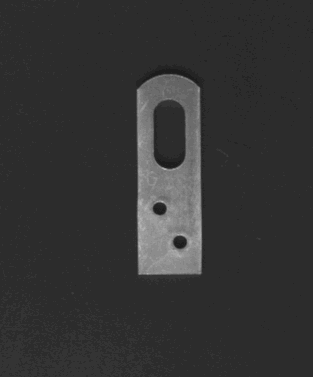
#> input picture OpenCV/img/test.png, 313 x 377 px
$ python demo3.py
#> lines starting #> are read from the running program, lines starting #| are printed output that depends on the picture; after the words box and inside, x2 and y2 are one past the last pixel; in counts of white or black regions, pixels touching at a corner belong together
import cv2

# 读取图像
img = cv2.imread('../img/test.png')
#> img is the input picture: shape (377, 313, 3); min 28, max 188, mean 51.8

# 变微灰度图
gray = cv2.cvtColor(img, cv2.COLOR_BGR2GRAY)

# 大津法二值化
retval, dst = cv2.threshold(gray, 0, 255, cv2.THRESH_OTSU)
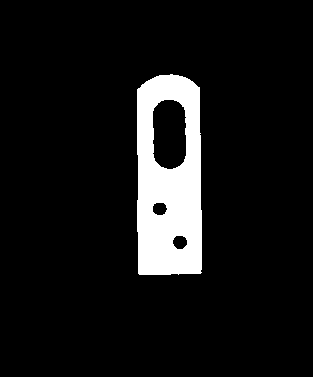
#> dst: shape (377, 313); 8.6% white; 1 white region, box (x1, y1, x2, y2) and area: (137, 74, 202, 275) 10145
#> retval = 84

#反色
fanse = cv2.bitwise_not(dst)

#描述轮廓后再反色
lunkuo = cv2.bitwise_not(cv2.Canny(dst,80,255)) #设置80为低阈值，255为高阈值
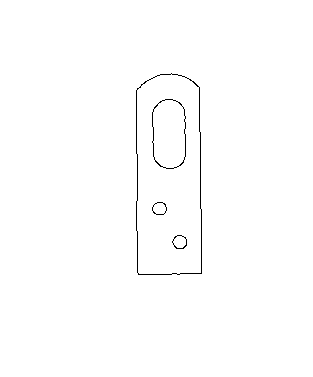
#> lunkuo: shape (377, 313); 99.3% white; black in thin lines or dots, all inside (x1, y1, x2, y2) = (136, 73, 202, 275)

cv2.imshow('img',img)
cv2.imshow('binary', dst)
cv2.imshow("fanse",fanse)
cv2.imshow("lunkuo",lunkuo)

cv2.waitKey(0)
